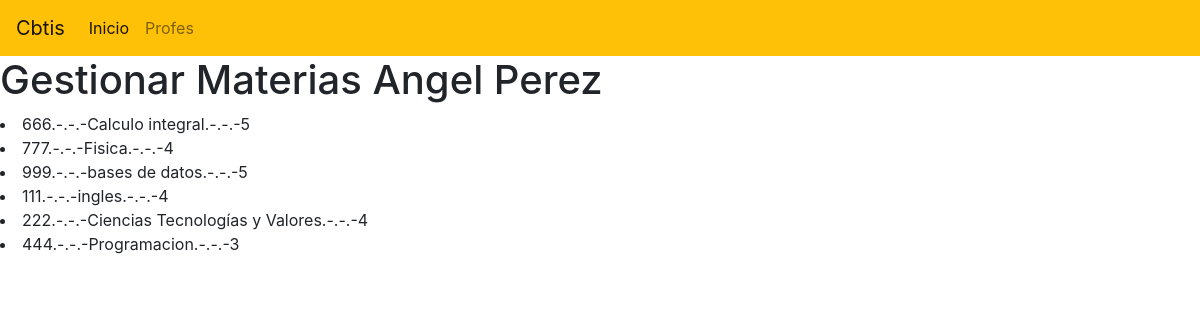
The page / on the database its author committed.
### materia_app/models.py (models this page shows, shortened)
class Materia(models.Model):
    codigo = models.CharField(primary_key=True,  max_length=6)
    nombre = models.CharField(max_length=100)
    creditos = models.PositiveBigIntegerField()

### materia_app/views.py (the view)
# urls.py: path('', views.inicio_vista, name='gestionarMateria'),
def inicio_vista(request):
    ListadoMaterias=Materia.objects.all()
    return render(request, 'gestionarMateria.html',{"lasmaterias":ListadoMaterias})

### materia_app/templates/gestionarMateria.html (shortened to what this page needs)
{% extends "base.html" %}
{% block cuerpo %}
<h1> Gestionar Materias Angel Perez </h1>
{% for m in lasmaterias %}
<li> {{m.codigo}}.-.-.-{{m.nombre}}.-.-.-{{m.creditos}}</li>
{% endfor %}
{% endblock %}

### materia_app/templates/base.html (shortened to what this page needs)
<!DOCTYPE html>
<html lang="en">
<head>
    <link rel="stylesheet" href="https://cdn.jsdelivr.net/npm/bootstrap@4.3.1/dist/css/bootstrap.min.css">
</head>
<body>
<nav class="navbar navbar-expand-lg navbar-light bg-warning">
    <a class="navbar-brand" href="#">Cbtis</a>
    <div class="collapse navbar-collapse" id="navbarNav">
        <ul class="navbar-nav">
        <li class="nav-item active">
            <a class="nav-link" href="#">Inicio <span class="sr-only">(current)</span></a>
        </li>
        <li class="nav-item">
            <a class="nav-link" href="#">Profes</a>
        </li>
        </ul>
    </div>
    </nav>
    {% block cuerpo %}{% endblock %}
</body>
</html>

### rows shown on the page
Materia: codigo "666", nombre "Calculo integral", creditos "5"
Materia: codigo "777", nombre "Fisica", creditos "4"
Materia: codigo "999", nombre "bases de datos", creditos "5"
Materia: codigo "111", nombre "ingles", creditos "4"
Materia: codigo "222", nombre "Ciencias Tecnologías y Valores", creditos "4"
Materia: codigo "444", nombre "Programacion", creditos "3"
